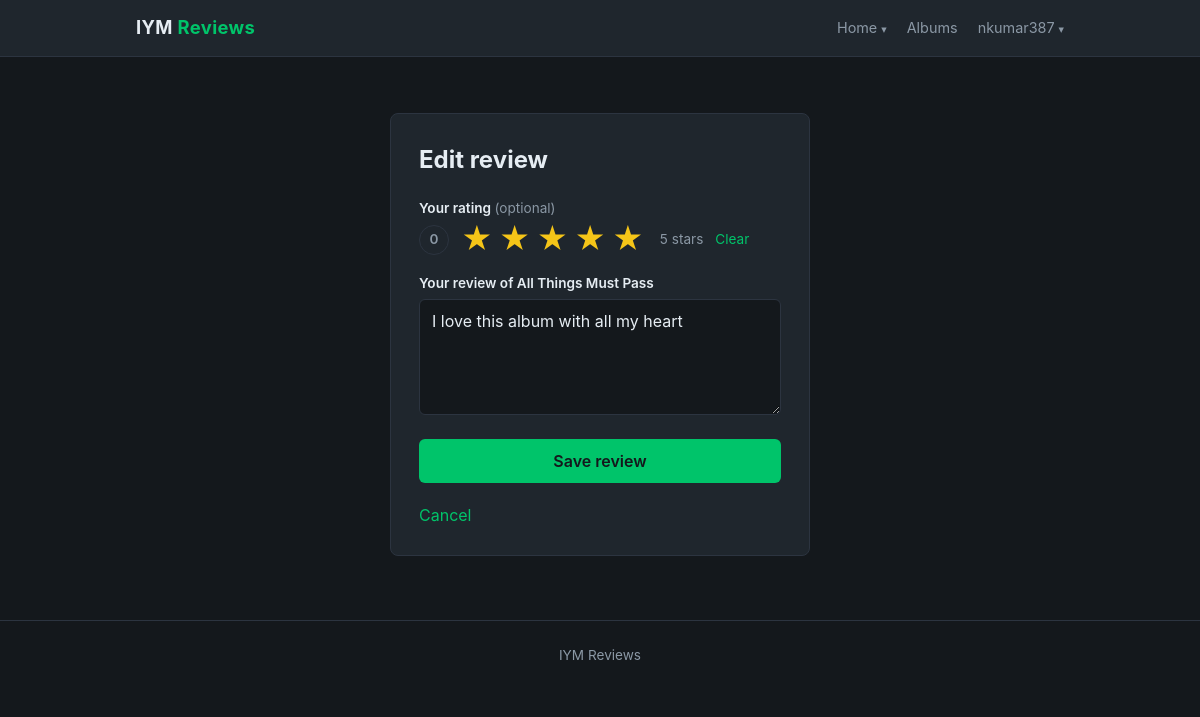
Screenshot of /albums/1/review/1/edit/ (signed in) with the database file from the repository.
### albums/models.py (models this page shows, shortened)
class Review(models.Model):
    id = models.AutoField(primary_key=True)
    comment = models.CharField(max_length=255)
    date = models.DateTimeField(auto_now_add=True)
    album = models.ForeignKey(Album, on_delete=models.CASCADE)
    user = models.ForeignKey(User, on_delete=models.CASCADE)
    rating = models.PositiveSmallIntegerField(null = True, blank = True)

class Album(models.Model):
    id = models.AutoField(primary_key=True)
    name = models.CharField(max_length=255)
    artist = models.CharField(max_length=255)
    year = models.IntegerField()
    description = models.TextField()
    image = models.ImageField(upload_to='album_image/')

### albums/views.py (the view, shortened to what this page needs)
# urls.py: path('<int:id>/review/<int:review_id>/edit/', views.edit_review, name = 'albums.edit_review'),
@login_required
def edit_review(request, id, review_id):
    review = get_object_or_404(Review, id=review_id)
    if request.user != review.user:
        return redirect('albums.show', id=id)
    if request.method == 'GET':
        template_data = {}
        template_data['title'] = 'Edit Review'
        template_data['review'] = review
        return render(request, 'albums/edit_review.html', {'template_data': template_data})
    else:
        return redirect('albums.show', id=id)

### albums/templates/albums/edit_review.html (shortened to what this page needs)
{% extends 'base.html' %}
{% block content %}
  {% with review=template_data.review %}
    <section class="auth-card">
      <h1>Edit review</h1>
      <form method="POST" action="{% url 'albums.edit_review' id=review.album.id review_id=review.id %}">
        {% include 'albums/star_picker.html' with current=review.rating %}
        <div class="form-field">
          <label for="comment">Your review of {{ review.album.name }}</label>
          <textarea id="comment" name="comment" rows="4" maxlength="255" required>{{ review.comment }}</textarea>
        </div>
        <button type="submit">Save review</button>
      </form>
      <p class="review-prompt"><a href="{% url 'albums.show' id=review.album.id %}">Cancel</a></p>
    </section>
  {% endwith %}
{% endblock %}

### albumrating/templates/base.html (shortened to what this page needs)
<!DOCTYPE html>
<html lang="en">
<head>
</head>
<body>
  <header class="navbar">
    <div class="container">
      <a class="brand" href="{% url 'home.index' %}">IYM <span>Reviews</span></a>
      <nav class="nav-links">
        <div class="dropdown">
          <a href="{% url 'home.index' %}">Home</a>
        </div>
        <a href="{% url 'albums.index' %}">Albums</a>
        {% if user.is_authenticated %}
          <div class="dropdown">
            <a href="{% url 'accounts.logout' %}">{{ user.username }}</a>
          </div>
        {% else %}
          <a href="{% url 'accounts.login' %}">Log in</a>
          <a href="{% url 'accounts.signup' %}">Sign up</a>
        {% endif %}
      </nav>
    </div>
  </header>
  <main class="container">
    {% block content %}{% endblock %}
  </main>
  <footer>
    <div class="container">IYM Reviews</div>
  </footer>
</body>
</html>

### albumrating/templates/base.html (style rules this page uses)
:root { --bg: #14181c; --surface: #1f262d; --border: #2c3440; --text: #e6edf3; --muted: #8b98a5; --accent: #00c46a; }
* { box-sizing: border-box; }
body { margin: 0; background: var(--bg); color: var(--text); font-family: -apple-system, BlinkMacSystemFont, "Segoe UI", Roboto, Helvetica, Arial, sans-serif; line-height: 1.5; }
a { color: inherit; text-decoration: none; }
.container { max-width: 960px; margin: 0 auto; padding: 0 16px; }
.navbar { border-bottom: 1px solid var(--border); background: var(--surface); }
.navbar .container { display: flex; align-items: center; justify-content: space-between; height: 56px; }
.brand { font-size: 1.15rem; font-weight: 700; letter-spacing: 0.02em; }
.brand span { color: var(--accent); }
.nav-links { display: flex; gap: 20px; font-size: 0.9rem; color: var(--muted); }
.dropdown { position: relative; }
.dropdown > a::after { content: "▾"; margin-left: 4px; font-size: 0.75em; }
.auth-card { max-width: 420px; margin: 56px auto 0; padding: 28px; background: var(--surface); border: 1px solid var(--border); border-radius: 8px; }
.auth-card h1 { margin: 0 0 20px; font-size: 1.5rem; }
.form-field { margin-bottom: 18px; }
.form-field label { display: block; margin-bottom: 6px; font-size: 0.85rem; font-weight: 600; }
.form-field input, .form-field textarea { width: 100%; padding: 9px 12px; background: var(--bg); border: 1px solid var(--border); border-radius: 6px; color: var(--text); font: inherit; }
.form-field textarea { resize: vertical; }
.auth-card button { width: 100%; padding: 10px 16px; background: var(--accent); border: 0; border-radius: 6px; color: var(--bg); font: inherit; font-weight: 600; cursor: pointer; }
.review-prompt { margin: 20px 0 0; color: var(--muted); }
.review-prompt a, .review-meta a { color: var(--accent); }
footer { margin-top: 64px; padding: 24px 0; border-top: 1px solid var(--border); text-align: center; font-size: 0.85rem; color: var(--muted); }

### rows the page displays
Review: rating 5 (drawn), album.name "All Things Must Pass", comment "I love this album with all my heart"

### other values shown
{{ user.username }} "nkumar387"
